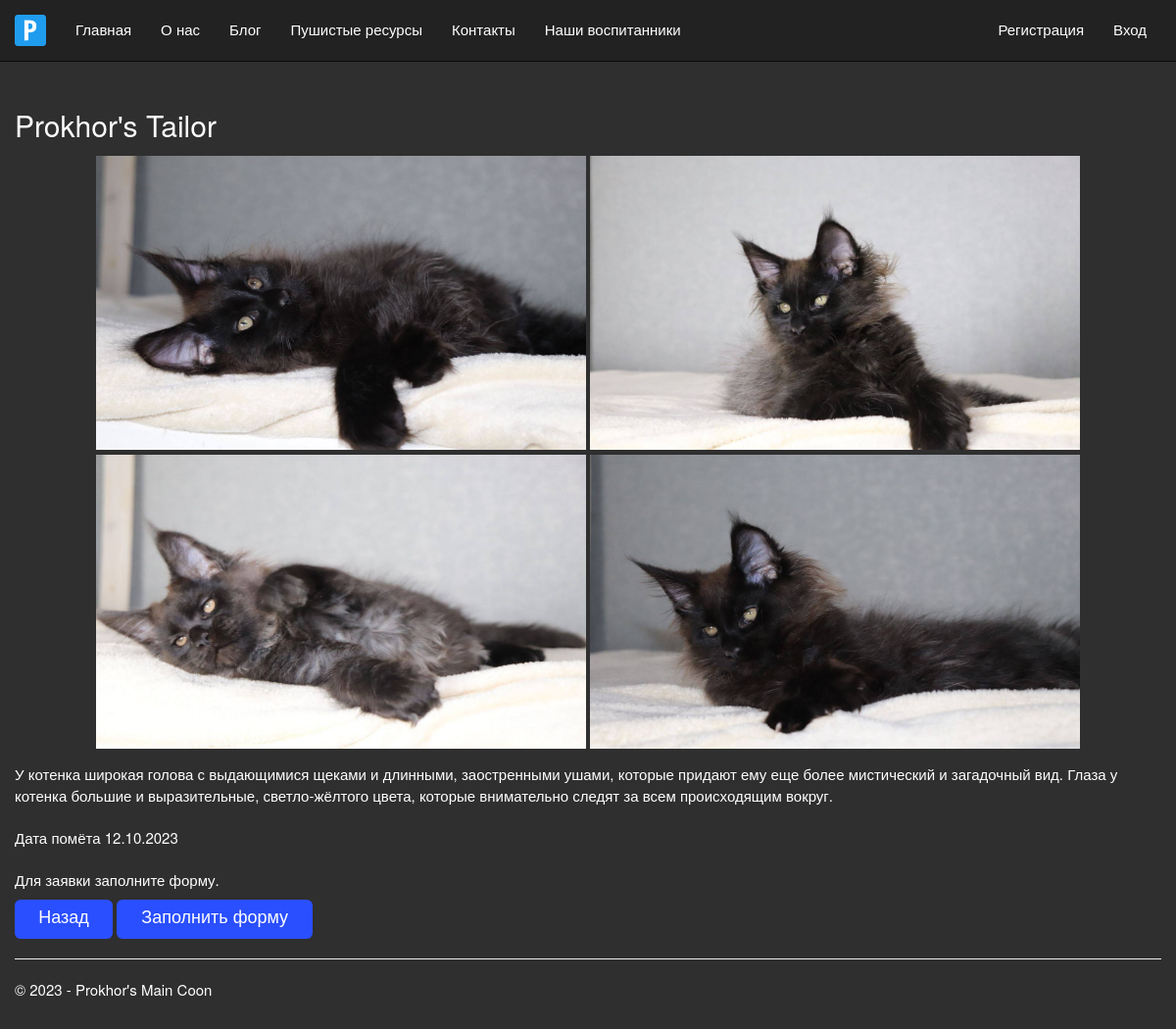
The app's page /vospitannik/4/ with its own data.
### app/models.py (models this page shows, shortened)
class KotBlog(models.Model):
    klichka = models.CharField(max_length = 100, verbose_name = "Кличка",)
    kratko = models.TextField(verbose_name = "Немного о пушистом",)
    opisanie = models.TextField(verbose_name = "Полное сожержание",)
    foto1 = models.FileField(default='temp.jpg', verbose_name="Путь к фото 1",)
    foto2 = models.FileField(default='temp.jpg', verbose_name="Путь к фото 2",)
    foto3 = models.FileField(default='temp.jpg', verbose_name="Путь к фото 3",)
    foto4 = models.FileField(default='temp.jpg', verbose_name="Путь к фото 4",)
    class Meta:
        db_table = "Kotiki"
        verbose_name = "Профиль воспитанника"
        verbose_name_plural = "Профили воспитанников"

### app/views.py (the view)
# urls.py: path('vospitannik/<int:parametr>/', views.vospitannik, name='vospitannik'),
def vospitannik(request, parametr):
     assert isinstance(request, HttpRequest)
     kotik_1 = KotBlog.objects.get(id=parametr)
     return render(
          request,
          'app/vospitannik.html',
          {
               "kotik_1": kotik_1,
               'year':datetime.now().year,
          }
     )

### app/templates/app/vospitannik.html
﻿{% extends "app/layout.html" %}
{% block content %}
{% load static %}
<h2> {{kotik_1.klichka}} </h2>
<div id="foto">
    {% if kotik_1.foto1 and kotik_1.foto1.url != '/media/temp.jpg' %}
    <img src="{{ kotik_1.foto1.url }}" alt="Картинка для профиля" width="500" , height="300" />
    {% endif %}
    {% if kotik_1.foto2 and kotik_1.foto2.url != '/media/temp.jpg' %}
    <img src="{{ kotik_1.foto2.url }}" alt="Картинка для профиля" width="500" , height="300" />
    {% endif %}
</div>
<div id="foto">
    {% if kotik_1.foto3 and kotik_1.foto3.url != '/media/temp.jpg' %}
    <img src="{{ kotik_1.foto3.url }}" alt="Картинка для профиля" width="500" , height="300" />
    {% endif %}
    {% if kotik_1.foto4 and kotik_1.foto4.url != '/media/temp.jpg' %}
    <img src="{{ kotik_1.foto4.url }}" alt="Картинка для профиля" width="500" , height="300" />
    {% endif %}
</div>
<p> {{kotik_1.opisanie|linebreaksbr}} </p>
<a href="{% url 'kotblog' %}" class="btn btn-primary b1"> Назад </a>
<a href="{% url 'anketa' %}" class="btn btn-primary b2"> Заполнить форму </a>
{% endblock %}

### app/templates/app/layout.html (shortened to what this page needs)
﻿<!DOCTYPE html>
<html>
<head>
    {% load static %}
    <link rel="stylesheet" type="text/css" href="{% static 'app/content/bootstrap.css' %}" />
    <link rel="stylesheet" type="text/css" href="{% static 'app/content/site.css' %}" />
</head>
<body>
    <div class="navbar navbar-inverse navbar-fixed-top">
        <div class="container">
            <div class="navbar-header">
                <a href="/" class="navbar-brand"> <img src="{% static 'app/content/logo.png' %}" alt="logo" /> </a>
            </div>
            <div class="navbar-collapse collapse">
                <ul class="nav navbar-nav">
                    <li><a href="{% url 'home' %}"> Главная </a></li>
                    <li><a href="{% url 'about' %}"> О нас </a></li>
                    <li><a href="{% url 'blog' %}"> Блог </a></li>
                    <li><a href="{% url 'links' %}"> Пушистые ресурсы </a></li>
                    <li><a href="{% url 'contact' %}"> Контакты </a></li>
                    <li><a href="{% url 'kotblog' %}"> Наши воспитанники </a></li>
                </ul>
                {% include 'app/loginpartial.html' %}
            </div>
        </div>
    </div>
    <div class="container body-content">
        {% block content %}{% endblock %}
        <hr />
        <footer>
            <p>&copy; {{ year }} - Prokhor's Main Coon</p>
        </footer>
    </div>
</body>
</html>

### app/templates/app/loginpartial.html
﻿{% if user.is_authenticated %}
<form id="logoutForm" action="/logout/" method="post" class="navbar-right">
    {% csrf_token %}
    <ul class="nav navbar-nav navbar-right">
        <li><span class="navbar-brand"> {{ user.username }} </span></li>
        <li><a href="javascript:document.getElementById('logoutForm').submit()"> Выйти </a></li>
    </ul>
</form>
{% else %}
<ul class="nav navbar-nav navbar-right">
    {% if not user.is_authenticated %}
    <li><a href="{% url 'registration' %}">Регистрация</a></li>
    {% endif %}
    <li><a href="{% url 'login' %}" > Вход </a></li>
</ul>
{% endif %}

### app/static/app/content/site.css (style rules this page uses)
body { padding-top: 70px; padding-bottom: 20px; }
.body-content { padding-left: 15px; padding-right: 15px; }
.b1 { width: 100px; height: 40px; background-color: #2a4fff; border: none; border-radius: 6px; font-family: Arial; font-size: 18px; font-weight: 500; color: white; min-height: 30px; }
.b2 { width: 200px; height: 40px; background-color: #2a4fff; border: none; border-radius: 6px; font-family: Arial; font-size: 18px; font-weight: 500; color: white; min-height: 30px; }
#foto { text-align:center; display: block; margin: 5px; padding: 0px; position: relative; top: 5px; height: auto; overflow-y: hidden; overflow-x: auto; word-wrap: normal; white-space: nowrap; }

### records on screen
KotBlog: klichka "Prokhor's Tailor", foto1 (picture), foto2 (picture), foto3 (picture), foto4 (picture), opisanie "У котенка широкая голова с выдающимися щеками и длинными, заостренными ушами, которые придают ему еще более мистический и загадочный вид. Глаза у котенка большие и выразительные, светло-жёлтого цвета, которые внимательно следят за всем происходящим вокруг. Дата помёта 12.10.2023 Для заявки заполните форму."
